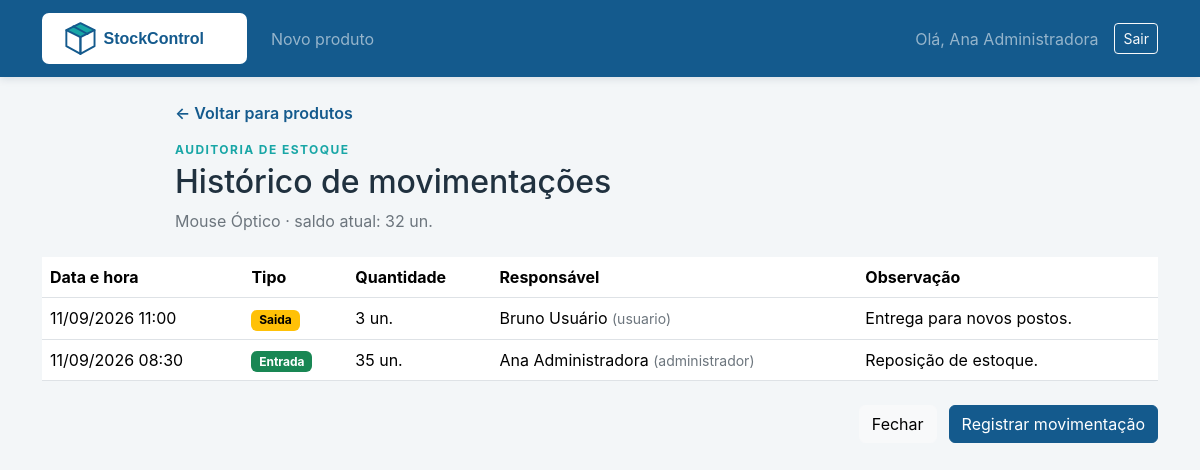
The app's page /pages/historico.php?id=2 (signed in) with its own data.
### tables this page shows
CREATE TABLE IF NOT EXISTS usuarios (
  id BIGINT UNSIGNED NOT NULL AUTO_INCREMENT,
  nome VARCHAR(120) NOT NULL,
  email VARCHAR(190) NOT NULL,
  senha_hash VARCHAR(255) NOT NULL,
  perfil ENUM('administrador', 'usuario') NOT NULL DEFAULT 'usuario',
  ativo TINYINT(1) NOT NULL DEFAULT 1,
  criado_em DATETIME NOT NULL DEFAULT CURRENT_TIMESTAMP,
  PRIMARY KEY (id),
  UNIQUE KEY uq_usuarios_email (email),
  KEY idx_usuarios_perfil_ativo (perfil, ativo)
);

CREATE TABLE IF NOT EXISTS produtos (
  id BIGINT UNSIGNED NOT NULL AUTO_INCREMENT,
  nome VARCHAR(160) NOT NULL,
  descricao TEXT NOT NULL,
  quantidade INT UNSIGNED NOT NULL DEFAULT 0,
  preco DECIMAL(10,2) UNSIGNED NOT NULL,
  status ENUM('ativo', 'inativo') NOT NULL DEFAULT 'ativo',
  imagem VARCHAR(255) NULL,
  criado_em DATETIME NOT NULL DEFAULT CURRENT_TIMESTAMP,
  excluido_em DATETIME NULL DEFAULT NULL,
  PRIMARY KEY (id),
  KEY idx_produtos_status_nome (status, nome),
  KEY idx_produtos_excluido_em (excluido_em)
);

CREATE TABLE IF NOT EXISTS movimentacoes (
  id BIGINT UNSIGNED NOT NULL AUTO_INCREMENT,
  produto_id BIGINT UNSIGNED NOT NULL,
  usuario_id BIGINT UNSIGNED NOT NULL,
  tipo ENUM('entrada', 'saida') NOT NULL,
  quantidade INT UNSIGNED NOT NULL,
  data_hora DATETIME NOT NULL DEFAULT CURRENT_TIMESTAMP,
  observacao TEXT NULL,
  PRIMARY KEY (id),
  KEY idx_movimentacoes_produto_data (produto_id, data_hora),
  KEY idx_movimentacoes_usuario_data (usuario_id, data_hora),
  CONSTRAINT fk_movimentacoes_produto FOREIGN KEY (produto_id)
    REFERENCES produtos (id) ON UPDATE CASCADE ON DELETE RESTRICT,
  CONSTRAINT fk_movimentacoes_usuario FOREIGN KEY (usuario_id)
    REFERENCES usuarios (id) ON UPDATE CASCADE ON DELETE RESTRICT
);

### includes/functions.php (called while the page is built, shortened)
<?php
function e(mixed $valor): string
{
    return htmlspecialchars((string) $valor, ENT_QUOTES | ENT_SUBSTITUTE, 'UTF-8');
}
function app_url(string $caminho = ''): string
{
    return APP_BASE_URL . ($caminho !== '' ? '/' . ltrim($caminho, '/') : '');
}

### includes/auth.php (called while the page is built, shortened)
<?php
function usuario_atual(): ?array
{
    return $_SESSION['usuario'] ?? null;
}
function eh_administrador(): bool
{
    return (usuario_atual()['perfil'] ?? '') === 'administrador';
}

### pages/historico.php (the view, shortened to what this page needs)
<?php
require_once dirname(__DIR__) . '/config/bootstrap.php';
$id = filter_input(INPUT_GET, 'id', FILTER_VALIDATE_INT);
$produtoStmt = $pdo->prepare('SELECT id, nome, quantidade FROM produtos WHERE id = :id LIMIT 1');
$produtoStmt->execute(['id' => $id]);
$produto = $produtoStmt->fetch();
$stmt = $pdo->prepare('SELECT m.tipo, m.quantidade, m.data_hora, m.observacao, u.nome, u.perfil FROM movimentacoes m INNER JOIN usuarios u ON u.id = m.usuario_id WHERE m.produto_id = :produto_id ORDER BY m.data_hora DESC, m.id DESC');
$stmt->execute(['produto_id' => $id]);
$movimentacoes = $stmt->fetchAll();
require dirname(__DIR__) . '/includes/header.php';
?>
<div class="form-page-heading"><a class="back-link" href="<?= e(app_url('pages/produtos.php')) ?>">← Voltar para produtos</a><p class="eyebrow mt-3 mb-1">AUDITORIA DE ESTOQUE</p><h1 class="h2">Histórico de movimentações</h1><p class="text-secondary mb-0"><?= e($produto['nome']) ?> · saldo atual: <?= e($produto['quantidade']) ?> un.</p></div>
<?php if (!$movimentacoes): ?>
    <div class="empty-state"><p class="mb-0">Ainda não há movimentações registradas para este produto.</p></div>
<?php else: ?>
    <div class="table-responsive history-table-wrap"><table class="table align-middle mb-0"><thead><tr><th>Data e hora</th><th>Tipo</th><th>Quantidade</th><th>Responsável</th><th>Observação</th></tr></thead><tbody>
        <?php foreach ($movimentacoes as $movimento): ?>
            <tr><td><time datetime="<?= e(date(DATE_ATOM, strtotime($movimento['data_hora']))) ?>"><?= e(date('d/m/Y H:i', strtotime($movimento['data_hora']))) ?></time></td><td><span class="badge <?= $movimento['tipo'] === 'entrada' ? 'text-bg-success' : 'text-bg-warning' ?>"><?= e(ucfirst($movimento['tipo'])) ?></span></td><td><?= e($movimento['quantidade']) ?> un.</td><td><?= e($movimento['nome']) ?> <span class="text-secondary small">(<?= e($movimento['perfil']) ?>)</span></td><td><?= $movimento['observacao'] !== null && $movimento['observacao'] !== '' ? nl2br(e($movimento['observacao'])) : '<span class="text-secondary">—</span>' ?></td></tr>
        <?php endforeach; ?>
    </tbody></table></div>
<?php endif; ?>
<div class="form-actions"><a class="btn btn-light" href="<?= e(app_url('pages/produtos.php')) ?>">Fechar</a><a class="btn btn-primary" href="<?= e(app_url('pages/movimentacao_nova.php?id=' . $id)) ?>">Registrar movimentação</a></div>
<?php require dirname(__DIR__) . '/includes/footer.php'; ?>

### includes/header.php (shortened to what this page needs)
<?php
$usuarioNav = usuario_atual();
?>
<!doctype html>
<html lang="pt-BR">
<head>
    <link href="https://cdn.jsdelivr.net/npm/bootstrap@5.3.3/dist/css/bootstrap.min.css" rel="stylesheet">
    <link href="<?= e(app_url('assets/css/style.css')) ?>" rel="stylesheet">
</head>
<body>
<nav class="navbar navbar-expand-lg navbar-dark app-navbar">
    <div class="container">
        <a class="navbar-brand" href="<?= e(app_url('pages/produtos.php')) ?>"><img src="<?= e(app_url('assets/img/logo.svg')) ?>" alt="StockControl — controle de estoque"></a>
        <div class="collapse navbar-collapse" id="menuPrincipal">
            <ul class="navbar-nav me-auto">
                <?php if (eh_administrador()): ?>
                    <li class="nav-item"><a class="nav-link" href="<?= e(app_url('pages/produto_novo.php')) ?>">Novo produto</a></li>
                <?php endif; ?>
            </ul>
            <span class="navbar-text me-lg-3">Olá, <?= e($usuarioNav['nome']) ?></span>
            <form method="post" action="<?= e(app_url('logout.php')) ?>">
                <button class="btn btn-outline-light btn-sm" type="submit">Sair</button>
            </form>
        </div>
    </div>
</nav>
<main class="container py-4">

### assets/css/style.css (style rules this page uses)
:root { --sc-primary: #145a8d; --sc-secondary: #18a6a6; --sc-background: #f3f6f8; --sc-text: #20313f; --sc-success: #198754; --sc-error: #dc3545; --sc-warning: #f0ad4e; --sc-border: #dce4e9; }
body { min-height: 100vh; background: var(--sc-background); color: var(--sc-text); font-family: Inter, Arial, sans-serif; }
.app-navbar { background: var(--sc-primary); box-shadow: 0 2px 8px #102c431f; }
.navbar-brand img { display: block; width: 205px; height: 51px; background: #fff; border-radius: 7px; padding: 5px 9px; }
.btn-primary { --bs-btn-bg: var(--sc-primary); --bs-btn-border-color: var(--sc-primary); --bs-btn-hover-bg: #104a74; --bs-btn-hover-border-color: #104a74; --bs-btn-active-bg: #0d3f63; }
.eyebrow { color: var(--sc-secondary); font-size: .75rem; font-weight: 700; letter-spacing: .12em; }
.form-page-heading { max-width: 850px; margin: 0 auto 1.5rem; }
.back-link { color: var(--sc-primary); text-decoration: none; font-weight: 600; }
.form-actions { display: flex; justify-content: flex-end; gap: .75rem; margin-top: 1.5rem; }

### records on screen
usuarios: nome "Ana Administradora"
produtos: nome "Mouse Óptico", quantidade "32"
movimentacoes: data_hora "11/09/2026 11:00", tipo "Saida", quantidade "3", usuario.nome "Bruno Usuário", usuario.perfil "usuario", observacao "Entrega para novos postos."
movimentacoes: data_hora "11/09/2026 08:30", tipo "Entrada", quantidade "35", usuario.nome "Ana Administradora", usuario.perfil "administrador", observacao "Reposição de estoque."
